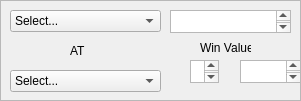
   <widget class="QFrame" name="Match1frame_10">
    <property name="geometry">
     <rect>
      <x>650</x>
      <y>550</y>
      <width>301</width>
      <height>101</height>
     </rect>
    </property>
    <property name="frameShape">
     <enum>QFrame::StyledPanel</enum>
    </property>
    <property name="frameShadow">
     <enum>QFrame::Raised</enum>
    </property>
    <widget class="QComboBox" name="M12topcomboBox">
     <property name="geometry">
      <rect>
       <x>10</x>
       <y>10</y>
       <width>151</width>
       <height>22</height>
      </rect>
     </property>
     <item>
      <property name="text">
       <string>Select...</string>
      </property>
     </item>
     <item>
      <property name="text">
       <string>Arizona Cardinals</string>
      </property>
     </item>
     <item>
      <property name="text">
       <string>Atlanta Falcons</string>
      </property>
     </item>
     <item>
      <property name="text">
       <string>Baltimore Ravens</string>
      </property>
     </item>
     <item>
      <property name="text">
       <string>Buffalo Bills </string>
      </property>
     </item>
     <item>
      <property name="text">
       <string>Carolina Panthers</string>
      </property>
     </item>
     <item>
      <property name="text">
       <string>Chicago Bears</string>
      </property>
     </item>
     <item>
      <property name="text">
       <string>Cincinnati Bengals</string>
      </property>
     </item>
     <item>
      <property name="text">
       <string>Cleveland Browns</string>
      </property>
     </item>
     <item>
      <property name="text">
       <string>Dallas Cowboys</string>
      </property>
     </item>
     <item>
      <property name="text">
       <string>Denver Broncos</string>
      </property>
     </item>
     <item>
      <property name="text">
       <string>Detroit Lions </string>
      </property>
     </item>
     <item>
      <property name="text">
       <string>Green Bay Packers </string>
      </property>
     </item>
     <item>
      <property name="text">
       <string>Houston Texans </string>
      </property>
     </item>
     <item>
      <property name="text">
       <string>Indianapolis Colts</string>
      </property>
     </item>
     <item>
      <property name="text">
       <string>Jacksonville Jaguars </string>
      </property>
     </item>
     <item>
      <property name="text">
       <string>Kansas City Chiefs </string>
      </property>
     </item>
     <item>
      <property name="text">
       <string>Miami Dolphins</string>
      </property>
     </item>
     <item>
      <property name="text">
       <string>Minnesota Vikings</string>
      </property>
     </item>
     <item>
      <property name="text">
       <string>New England Patriots</string>
      </property>
     </item>
     <item>
      <property name="text">
       <string>New Orleans Saints </string>
      </property>
     </item>
     <item>
      <property name="text">
       <string>New York Giants</string>
      </property>
     </item>
     <item>
      <property name="text">
       <string>New York Jets</string>
      </property>
     </item>
     <item>
      <property name="text">
       <string>Oakland Raiders</string>
      </property>
     </item>
     <item>
      <property name="text">
       <string>Philadelphia Eagles</string>
      </property>
     </item>
     <item>
      <property name="text">
       <string>Pittsburgh Steelers</string>
      </property>
     </item>
     <item>
      <property name="text">
       <string>Saint Louis Rams</string>
      </property>
     </item>
     <item>
      <property name="text">
       <string>San Diego Chargers </string>
      </property>
     </item>
     <item>
      <property name="text">
       <string>San Francisco 49ers </string>
      </property>
     </item>
     <item>
      <property name="text">
       <string>Seattle Seahawks </string>
      </property>
     </item>
     <item>
      <property name="text">
       <string>Tampa Bay Buccaneers </string>
      </property>
     </item>
     <item>
      <property name="text">
       <string>Tennessee Titans </string>
      </property>
     </item>
     <item>
      <property name="text">
       <string>Washington Redskins </string>
      </property>
     </item>
    </widget>
    <widget class="QLabel" name="VStext12">
     <property name="geometry">
      <rect>
       <x>70</x>
       <y>40</y>
       <width>21</width>
       <height>21</height>
      </rect>
     </property>
     <property name="text">
      <string>AT</string>
     </property>
    </widget>
    <widget class="QTextBrowser" name="M12teamoutput">
     <property name="geometry">
      <rect>
       <x>170</x>
       <y>10</y>
       <width>121</width>
       <height>23</height>
      </rect>
     </property>
    </widget>
    <widget class="QComboBox" name="M12botcomboBox">
     <property name="geometry">
      <rect>
       <x>10</x>
       <y>70</y>
       <width>151</width>
       <height>22</height>
      </rect>
     </property>
     <item>
      <property name="text">
       <string>Select...</string>
      </property>
     </item>
     <item>
      <property name="text">
       <string>Arizona Cardinals</string>
      </property>
     </item>
     <item>
      <property name="text">
       <string>Atlanta Falcons</string>
      </property>
     </item>
     <item>
      <property name="text">
       <string>Baltimore Ravens</string>
      </property>
     </item>
     <item>
      <property name="text">
       <string>Buffalo Bills </string>
      </property>
     </item>
     <item>
      <property name="text">
       <string>Carolina Panthers</string>
      </property>
     </item>
     <item>
      <property name="text">
       <string>Chicago Bears</string>
      </property>
     </item>
     <item>
      <property name="text">
       <string>Cincinnati Bengals</string>
      </property>
     </item>
     <item>
      <property name="text">
       <string>Cleveland Browns</string>
      </property>
     </item>
     <item>
      <property name="text">
       <string>Dallas Cowboys</string>
      </property>
     </item>
     <item>
      <property name="text">
       <string>Denver Broncos</string>
      </property>
     </item>
     <item>
      <property name="text">
       <string>Detroit Lions </string>
      </property>
     </item>
     <item>
      <property name="text">
       <string>Green Bay Packers </string>
      </property>
     </item>
     <item>
      <property name="text">
       <string>Houston Texans </string>
      </property>
     </item>
     <item>
      <property name="text">
       <string>Indianapolis Colts</string>
      </property>
     </item>
     <item>
      <property name="text">
       <string>Jacksonville Jaguars </string>
      </property>
     </item>
     <item>
      <property name="text">
       <string>Kansas City Chiefs </string>
      </property>
     </item>
     <item>
      <property name="text">
       <string>Miami Dolphins</string>
      </property>
     </item>
     <item>
      <property name="text">
       <string>Minnesota Vikings</string>
      </property>
     </item>
     <item>
      <property name="text">
       <string>New England Patriots</string>
      </property>
     </item>
     <item>
      <property name="text">
       <string>New Orleans Saints </string>
      </property>
     </item>
     <item>
      <property name="text">
       <string>New York Giants</string>
      </property>
     </item>
     <item>
      <property name="text">
       <string>New York Jets</string>
      </property>
     </item>
     <item>
      <property name="text">
       <string>Oakland Raiders</string>
      </property>
     </item>
     <item>
      <property name="text">
       <string>Philadelphia Eagles</string>
      </property>
     </item>
     <item>
      <property name="text">
       <string>Pittsburgh Steelers</string>
      </property>
     </item>
     <item>
      <property name="text">
       <string>Saint Louis Rams</string>
      </property>
     </item>
     <item>
      <property name="text">
       <string>San Diego Chargers </string>
      </property>
     </item>
     <item>
      <property name="text">
       <string>San Francisco 49ers </string>
      </property>
     </item>
     <item>
      <property name="text">
       <string>Seattle Seahawks </string>
      </property>
     </item>
     <item>
      <property name="text">
       <string>Tampa Bay Buccaneers </string>
      </property>
     </item>
     <item>
      <property name="text">
       <string>Tennessee Titans </string>
      </property>
     </item>
     <item>
      <property name="text">
       <string>Washington Redskins </string>
      </property>
     </item>
    </widget>
    <widget class="QLabel" name="wvlabel12">
     <property name="geometry">
      <rect>
       <x>200</x>
       <y>40</y>
       <width>51</width>
       <height>16</height>
      </rect>
     </property>
     <property name="text">
      <string>Win Value:</string>
     </property>
    </widget>
    <widget class="QTextBrowser" name="M12winval">
     <property name="geometry">
      <rect>
       <x>190</x>
       <y>60</y>
       <width>29</width>
       <height>23</height>
      </rect>
     </property>
    </widget>
    <widget class="QTextBrowser" name="M12plusval">
     <property name="geometry">
      <rect>
       <x>240</x>
       <y>60</y>
       <width>61</width>
       <height>23</height>
      </rect>
     </property>
    </widget>
   </widget>
